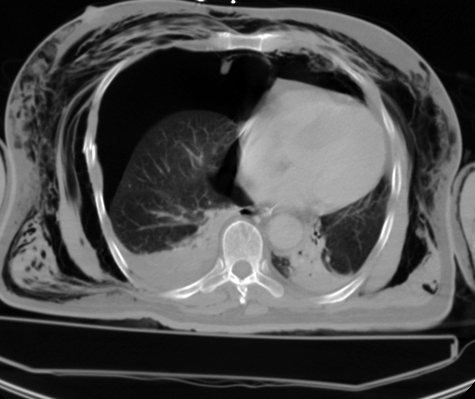
%> input picture sharpning tech/input_images/CT.jpg, 475 x 399 px; its folder holds only this picture in this run
$ octave unsharp_code1.m   (GNU Octave 9; MATLAB toolbox functions it lacks are replaced by stand-ins)
%> lines starting %> are read from the running program, lines starting %| are printed output that depends on the picture
clear all;
clc;
%wroking Fine

path_directory='C:\Users\shubham sharma\Desktop\sharpning tech\input_images\';
original_files=dir([path_directory '/*.jpg']);
ImageFolder='C:\Users\shubham sharma\Desktop\sharpning tech\unsharp_code1_output_images\';
for k=1:length(original_files)
    filename=[path_directory '/' original_files(k).name];

    input_image=imread(filename);
%> input_image is the input picture: size 399x475 uint8; min 0, max 255, mean 77.6
    %input_image=imread('childsample.jpg');
    figure(),imshow(input_image,[]); % Showing the input image
    input_image = imresize(input_image,[569 760]);
%> input_image: size 569x760 uint8
    [x, y]=size(input_image);
%> x = 569; y = 760

    title('Input Image');
    input_image=double(input_image); % Converting image to double
%> input_image: size 569x760 double
    [x1, y1]=size(input_image);
%> x1 = 569; y1 = 760
    input_image=input_image(:,:,1); % Separating the 3rd channel
    [x2, y2]=size(input_image);
%> x2 = 569; y2 = 760
    box_filter=(1/(7*7)) * ones(7,7); % Box filter of 7x7

    blurred_image=conv2(input_image,box_filter); % Obtaining the blurred image by convolving it with the 7x7 Box Filter
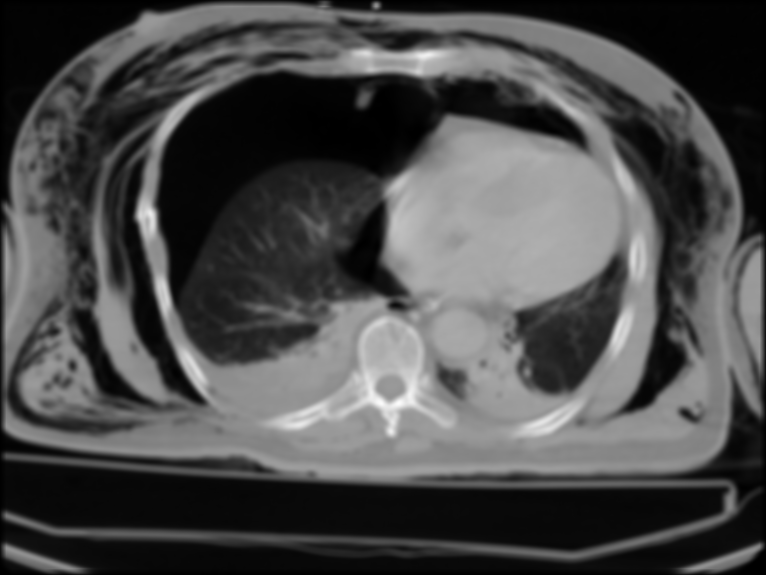
%> blurred_image: size 575x766 double; min 0, max 252.6, mean 76.2
    [x3, y3]=size(blurred_image);
%> x3 = 575; y3 = 766
    input_image=[input_image ones(569,6)]; % Zero padding to match the blurred image size
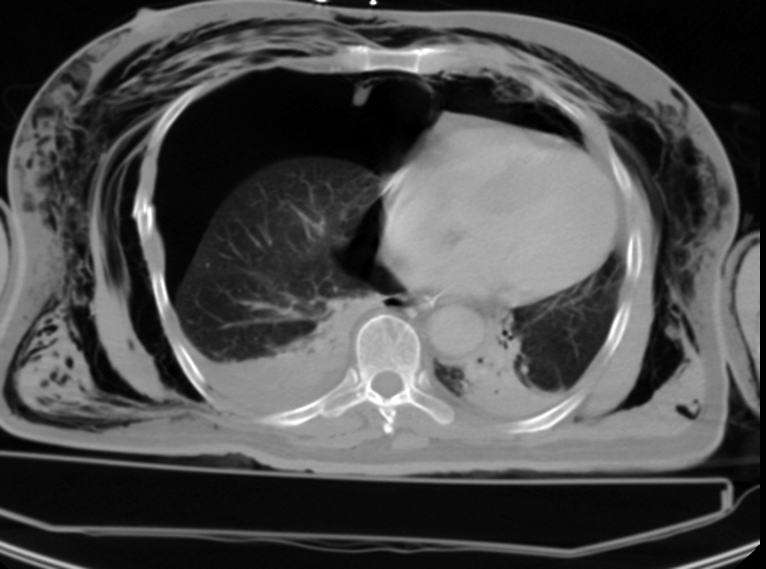
%> input_image: size 569x766 double; min 0, max 255, mean 77
    input_image=[input_image;ones(6,766)];
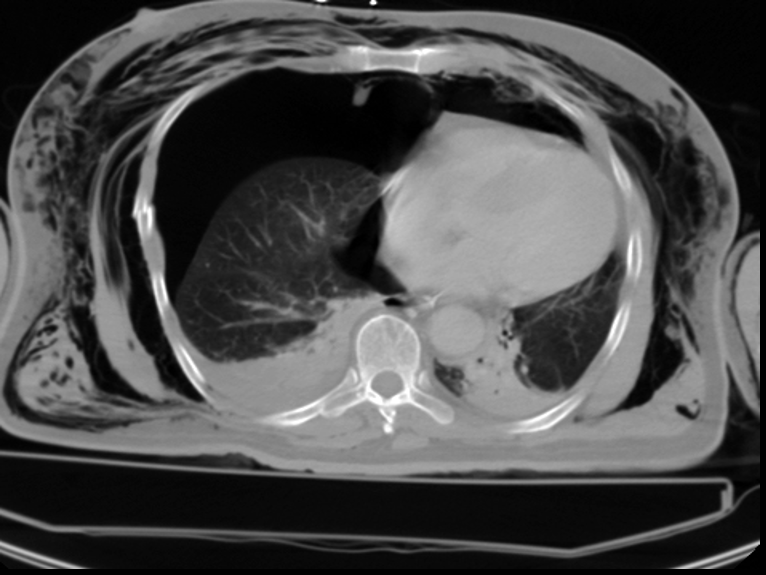
%> input_image: size 575x766 double; min 0, max 255, mean 76.2

    unsharp_image=(input_image) - (blurred_image); % Obtaining the masked image by subtracting the original image with the convoluted blurred image
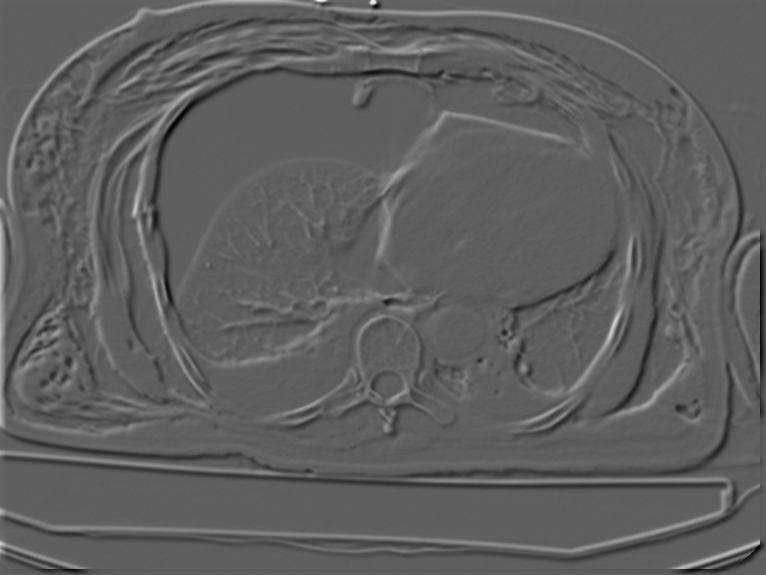
%> unsharp_image: size 575x766 double; min -145.4, max 243, mean 0; drawn with min black and max white
    sharp_image=(input_image) + (unsharp_image); % Obtaining the unmasked or sharp image by adding the original image with the unsharped image
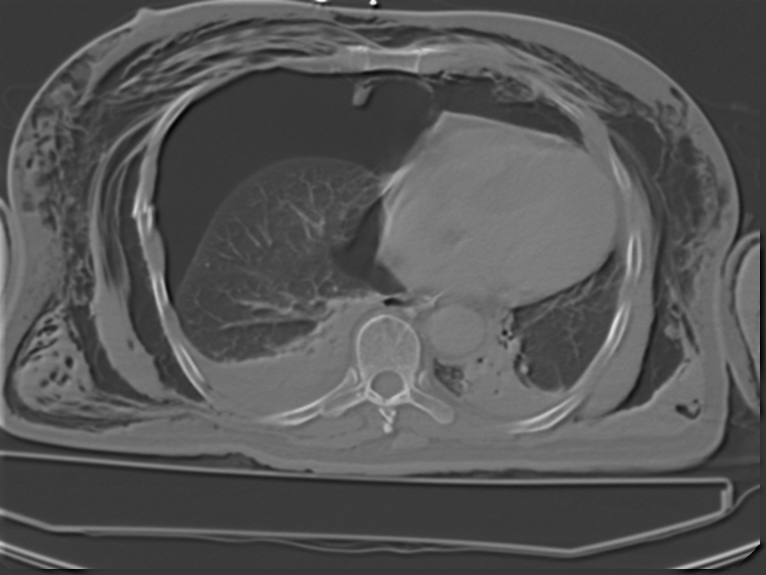
%> sharp_image: size 575x766 double; min -140.4, max 498, mean 76.2; drawn with min black and max white

    %figure,imshow(input_image,[]); to match  to
    %figure,imshow(blurred_image,[]);
    figure,imshow(unsharp_image,[]);

    figure(),imshow((uint8(sharp_image)),[]);
%> after `imshow((uint8(sharp_image)),[])`:
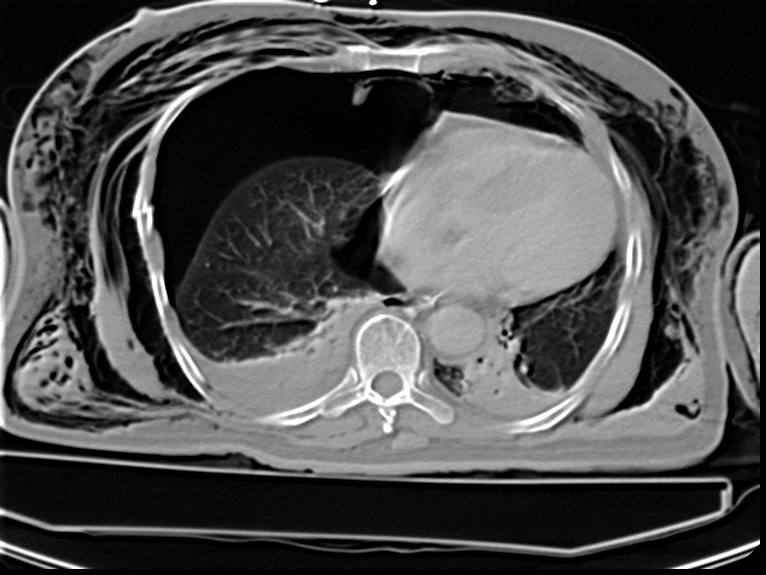
%> displayed picture: size 575x766, on the screen's scale of 0 to 255; min 0, max 255, mean 77.6
    title('Output Image');
    name=['folder' num2str(k)];%new folder name
    mkdir('C:\Users\shubham sharma\Desktop\sharpning tech\unsharp_code1_output_images',name);%create new folder
    for i=1:2


    baseFileName = sprintf('Image #%d.jpg', i);
%     ImageFolder='C:\Users\shubham sharma\Desktop\sharpning tech\unsharp_code2_output_images';

    fullFileName = fullfile(ImageFolder,name, baseFileName);
    if i==1
        imwrite(unsharp_image, fullFileName);
    elseif i==2
        imwrite((uint8(sharp_image)), fullFileName);

    end
    end
%> this loop made 2 passes
%> pass 1, `imwrite(unsharp_image, fullFileName);`:
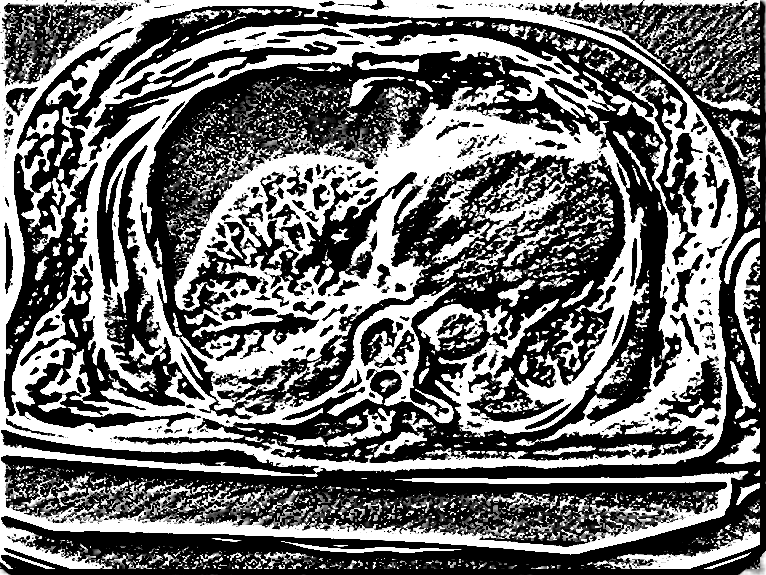
%> saved as Image #1.jpg: size 575x766 uint8; min 0, max 255, mean 110.4
end;

$ run again, on sharpning tech/input_images/lionCrop.jpg
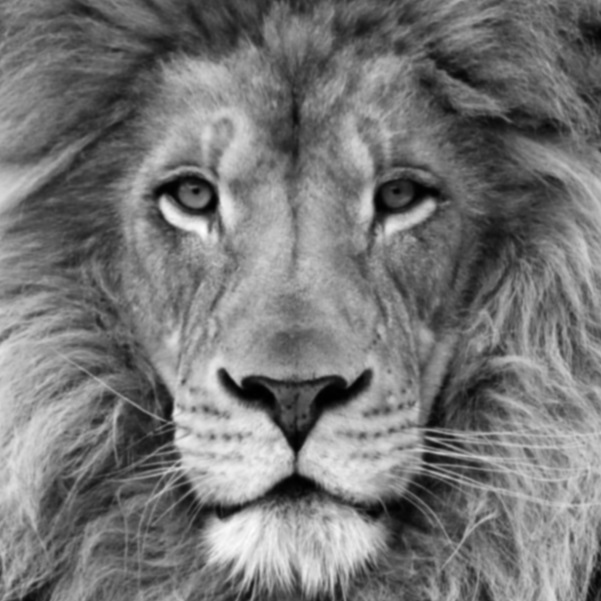
%> input picture sharpning tech/input_images/lionCrop.jpg, 601 x 601 px
%> input_image is the input picture: size 601x601x3 uint8; min 0, max 255, mean 118.4
%> `imshow((uint8(sharp_image)),[])`:
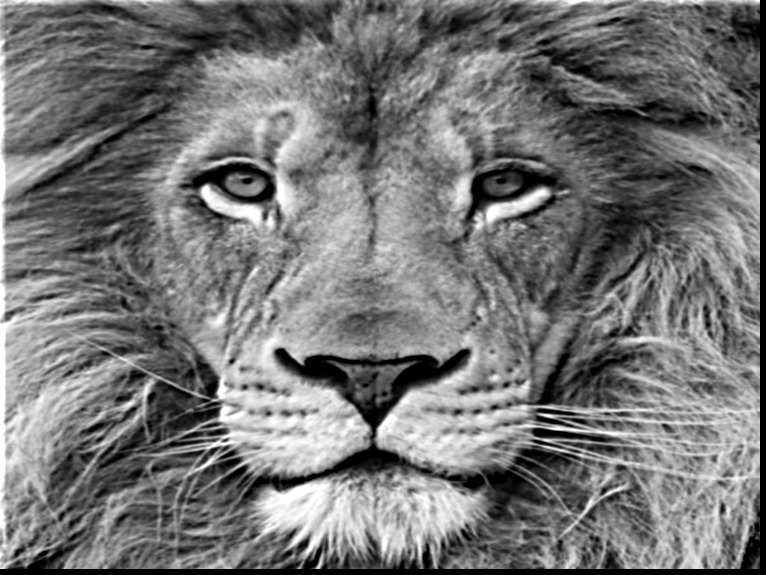
%> displayed picture: size 575x766, on the screen's scale of 0 to 255; min 0, max 255, mean 117.3
%> the loop `for i=1:2` made 2 passes
%> pass 1, `imwrite(unsharp_image, fullFileName);`:
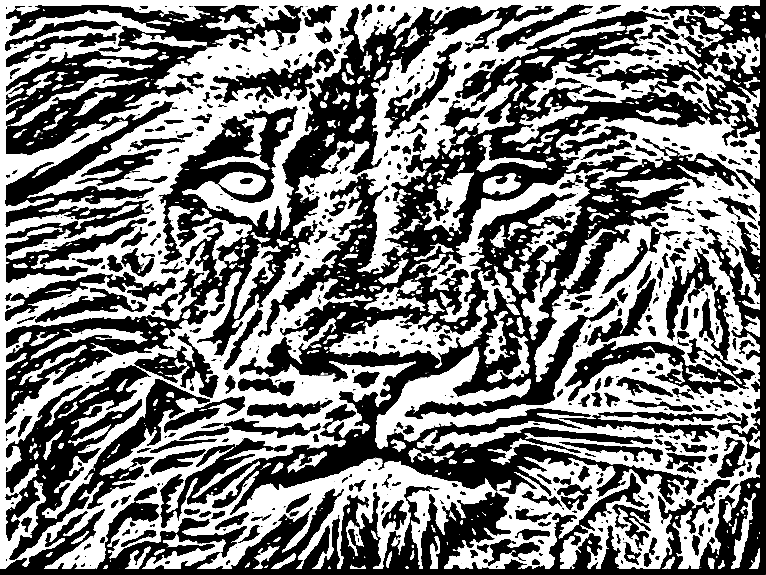
%> saved as Image #1.jpg: size 575x766 uint8; min 0, max 255, mean 125.4
